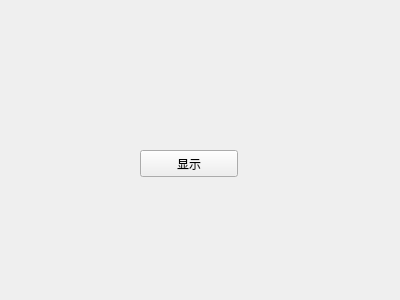
<?xml version="1.0" encoding="UTF-8"?>
<ui version="4.0">
 <class>Widget</class>
 <widget class="QWidget" name="Widget">
  <property name="geometry">
   <rect>
    <x>0</x>
    <y>0</y>
    <width>400</width>
    <height>300</height>
   </rect>
  </property>
  <property name="windowTitle">
   <string>Widget</string>
  </property>
  <widget class="QPushButton" name="pushButton">
   <property name="geometry">
    <rect>
     <x>140</x>
     <y>150</y>
     <width>98</width>
     <height>27</height>
    </rect>
   </property>
   <property name="text">
    <string>显示</string>
   </property>
  </widget>
 </widget>
 <layoutdefault spacing="6" margin="11"/>
 <resources/>
 <connections/>
</ui>
